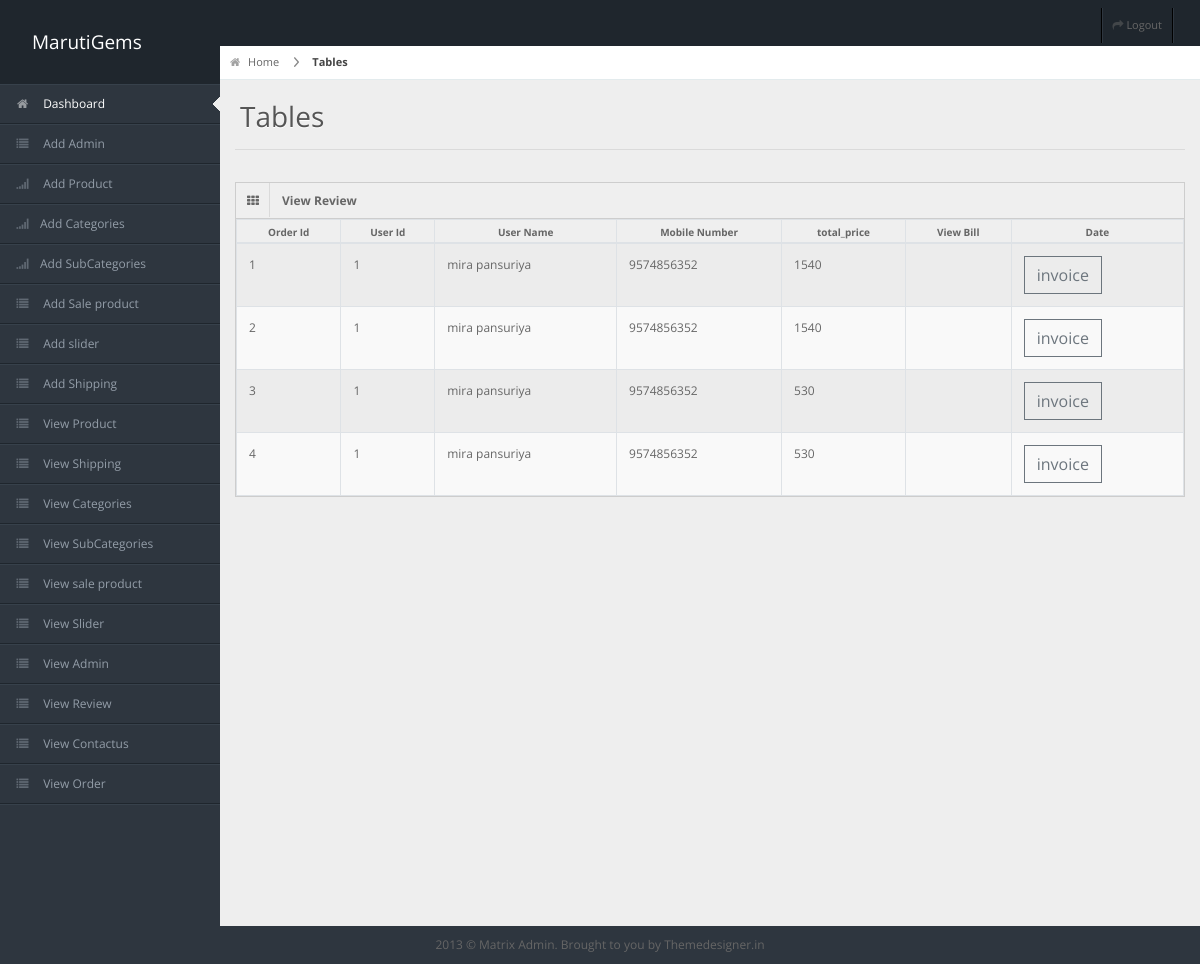
/index.php/admin/Admin/view_order, run on an earlier commit of the app's database.
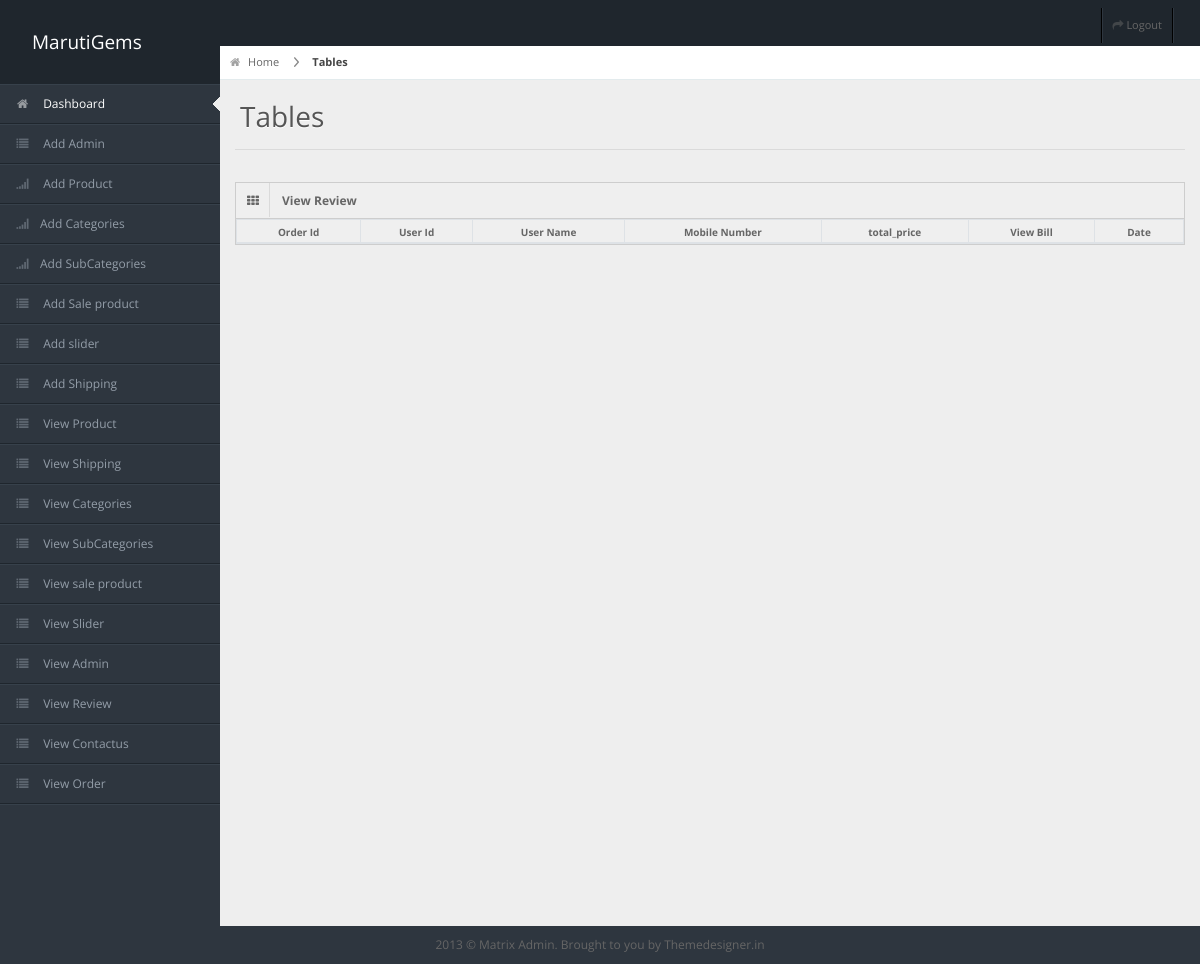
And on a later commit of the database.
### tables this page shows
CREATE TABLE `order` (
  `order_id` int(11) NOT NULL,
  `user_id` int(11) NOT NULL,
  `sub_total` bigint(20) NOT NULL,
  `shipping_id` int(11) NOT NULL,
  `total` bigint(20) NOT NULL
);

CREATE TABLE `registration` (
  `user_id` int(11) NOT NULL,
  `f_name` varchar(30) NOT NULL,
  `l_name` varchar(30) NOT NULL,
  `company_name` varchar(50) NOT NULL,
  `address` varchar(50) NOT NULL,
  `country` varchar(10) NOT NULL,
  `state` varchar(10) NOT NULL,
  `city` varchar(10) NOT NULL,
  `zip` bigint(20) NOT NULL,
  `email_id` varchar(30) NOT NULL,
  `password` varchar(8) NOT NULL,
  `phone_no` bigint(20) NOT NULL
);

### application/controllers/admin/Admin.php (called while the page is built, shortened)
<?php
class Admin extends CI_Controller {
    function __construct() {
        $this->load->model('admin_model');
        $this->load->library('form_validation');
    }
    public function view_order()
    {
        $data['order']=$this->admin_model->showdata_order();
        $this->load->view('admin/view_order',$data);
    }
}

### index.php (called while the page is built, shortened)
<?php
require_once BASEPATH.'core/CodeIgniter.php';

### application/models/Admin_model.php (called while the page is built, shortened)
<?php
class Admin_model extends CI_Model
{
    function showdata_order()
    {
        $this->db->select('*');
        $this->db->from('order');
        $this->db->join('registration', 'registration.user_id = order.user_id');
        $query = $this->db->get();
        $arr = $query->result_array();
		return $arr;
    }
}

### application/views/admin/view_order.php (the view, shortened to what this page needs)
<!DOCTYPE html>
<html lang="en">
<head>
  <link rel="stylesheet" href="<?php echo base_url(); ?>assets/css/bootstrap.min.css" />
  <link rel="stylesheet" href="<?php echo base_url(); ?>assets/css/bootstrap-responsive.min.css" />
  <link rel="stylesheet" href="<?php echo base_url(); ?>assets/css/uniform.css" />
  <link rel="stylesheet" href="<?php echo base_url(); ?>assets/css/select2.css" />
  <link rel="stylesheet" href="<?php echo base_url(); ?>assets/css/matrix-style.css" />
  <link rel="stylesheet" href="<?php echo base_url(); ?>assets/css/matrix-media.css" />
  <link href="<?php echo base_url(); ?>assets/font-awesome/css/font-awesome.css" rel="stylesheet" />
</head>
<body>
<div id="header">
  <p style="width: 100%; max-width: 140px; float: left; margin: 28px 0 0 32px; font-size: 19px; color: white;">MarutiGems</p>
</div>
<div id="user-nav" class="navbar navbar-inverse">
  <ul class="nav">
    <li class=""><a title="" href="<?php echo base_url('index.php/Login/logout'); ?>"><i class="icon icon-share-alt"></i> <span class="text">Logout</span></a></li>
  </ul>
</div>
<div id="sidebar"><a href="#" class="visible-phone"><i class="icon icon-home"></i> Dashboard</a>
  <ul>
    <li class="active"><a href="<?php echo base_url('index.php/admin/Admin'); ?>"><i class="icon icon-home"></i> <span>Dashboard</span></a> </li>
    <li><a href="<?php echo base_url('index.php/Login/registration'); ?>"><i class="icon icon-list"></i> <span>Add Admin</span></a> </li>
    <li> <a href="<?php echo base_url('index.php/admin/Admin/addproduct'); ?>"><i class="icon icon-signal"></i> <span>Add Product</span></a> </li>
        <li><a href="<?php echo base_url('index.php/admin/Admin/addcategories'); ?>"><i class="icon icon-signal"></i>Add Categories</a></li>
        <li><a href="<?php echo base_url('index.php/admin/Admin/addsubcategories'); ?>"><i class="icon icon-signal"></i>Add SubCategories</a></li>
    <li><a href="<?php echo base_url('index.php/admin/Admin/addsale_product'); ?>"><i class="icon icon-list"></i> <span>Add Sale product</span></a> </li>
    <li><a href="<?php echo base_url('index.php/admin/Admin/add_slider'); ?>"><i class="icon icon-list"></i> <span>Add slider</span></a> </li>
    <li><a href="<?php echo base_url('index.php/admin/Admin/add_shipping'); ?>"><i class="icon icon-list"></i> <span>Add Shipping</span></a> </li>
    <li><a href="<?php echo base_url('index.php/admin/Admin/view_product'); ?>"><i class="icon icon-list"></i> <span>View Product</span></a> </li>
    <li><a href="<?php echo base_url('index.php/admin/Admin/view_shipping'); ?>"><i class="icon icon-list"></i> <span>View Shipping</span></a> </li>
    <li><a href="<?php echo base_url('index.php/admin/Admin/view_categories'); ?>"><i class="icon icon-list"></i> <span>View Categories</span></a> </li>
    <li><a href="<?php echo base_url('index.php/admin/Admin/view_subcategories'); ?>"><i class="icon icon-list"></i> <span>View SubCategories</span></a> </li>
    <li><a href="<?php echo base_url('index.php/admin/Admin/showallsale_product'); ?>"><i class="icon icon-list"></i> <span>View sale product</span></a> </li>
    <li><a href="<?php echo base_url('index.php/admin/Admin/view_slider'); ?>"><i class="icon icon-list"></i> <span>View Slider</span></a> </li>
    <li><a href="<?php echo base_url('index.php/admin/Admin/view_admin'); ?>"><i class="icon icon-list"></i> <span>View Admin</span></a> </li>
    <li><a href="<?php echo base_url('index.php/admin/Admin/view_review'); ?>"><i class="icon icon-list"></i> <span>View Review</span></a> </li>
    <li><a href="<?php echo base_url('index.php/admin/Admin/view_contactus'); ?>"><i class="icon icon-list"></i> <span>View Contactus</span></a> </li>
    <li><a href="<?php echo base_url('index.php/admin/Admin/view_order'); ?>"><i class="icon icon-list"></i> <span>View Order</span></a> </li>
  </ul>
</div>
<div id="content">
  <div id="content-header">
    <div id="breadcrumb"> <a href="#" title="Go to Home" class="tip-bottom"><i class="icon-home"></i> Home</a> <a href="#" class="current">Tables</a> </div>
    <h1>Tables</h1>
  </div>
  <div class="container-fluid">
    <hr>
    <div class="row-fluid">
      <div class="span12">
        <div class="widget-box">
          <div class="widget-title"> <span class="icon"> <i class="icon-th"></i> </span>
            <h5>View Review</h5>
          </div>
          <div class="widget-content nopadding">
            <table class="table table-bordered table-striped">
                <thead>
                    <tr>
                    <th>Order Id</th>
                    <th>User Id</th>
                    <th>User Name</th>
                    <th>Mobile Number</th>
                    <th>total_price</th>
                    <th>View Bill</th>
                    <th>Date</th>
                    </tr>
                </thead>
                <tbody>
                <?php foreach($order as $row){ ?>
                <tr class="odd gradeX">
                    <td><?php echo $row['order_id']; ?></td>
                    <td><?php echo $row['user_id']; ?></td>
                    <td><?php echo $row['f_name']; ?>&nbsp;<?php echo $row['l_name']; ?></td>
                    <td><?php echo $row['phone_no']; ?></td>
                    <td><?php echo $row['total']; ?></td>
                    <td><?php echo $row['date']; ?></td>
                    <td><a href="<?php echo site_url('admin/Admin/view_invoice/') ?><?php echo $row['order_id']; ?>"> <button class="btn btn-outline-secondary" type="button" name="button" >invoice</button></td>
                </tr>
                <?php } ?>
                </tbody>
            </table>
          </div>
        </div>
      </div>
    </div>
  </div>
</div>
<div class="row-fluid">
  <div id="footer" class="span12"> 2013 &copy; Matrix Admin. Brought to you by <a href="http://themedesigner.in">Themedesigner.in</a> </div>
</div>
</body>
</html>

### assets/css/matrix-style.css (style rules this page uses)
* { outline: none !important; -moz-outline: none !important; }
html, body { height: 100% }
body { overflow-x: hidden; margin-top: -10px; font-family: 'Open Sans', sans-serif; font-size: 12px; color: #666; }
a { color: #666; }
select, textarea, input[type="text"], input[type="password"], input[type="datetime"], input[type="datetime-local"], input[type="date"], input[type="month"], input[type="time"], input[type="week"], input[type="number"], input[type="email"], input[type="url"], input[type="search"], input[type="tel"], input[type="color"], .uneditable-input, .label, .dropdown-menu, .btn, .well, .progress, .table-bordered, .btn-group>.btn:first-child, .btn-group>.btn:last-child, .btn-group>.btn:last-child, .btn-group>.dropdown-toggle, .alert { border-radius: 0px; }
#footer { padding: 10px; text-align: center; }
hr { border-top-color: #dadada; }
#header { height: 84px; position: relative; width: 100%; z-index: -9; }
#user-nav { position: absolute; right: 10px; top: 0px; z-index: 20; margin: 0; }
#user-nav>ul { margin: 0; padding: 0; list-style: none; border-right: 1px solid #2e363f; border-left: 1px solid #000; }
#user-nav>ul>li { float: left; list-style-type: none; margin: 0; position: relative; padding: 0; border-left: 1px solid #2e363f; border-right: 1px solid #000; }
#user-nav>ul>li>a { padding: 9px 10px; display: block; font-size: 11px; }
#user-nav>ul>li>a>i, #sidebar li a i { opacity: .5; margin-top: 2px; }
#sidebar { display: block; float: left; position: relative; width: 220px; z-index: 16; }
#sidebar>ul { list-style: none; margin: 0px 0 0; padding: 0; position: absolute; width: 220px; }
#sidebar>ul>li { display: block; position: relative; }
#sidebar>ul>li>a { padding: 10px 0 10px 15px; display: block; color: #939da8; }
#sidebar>ul>li>a>i { margin-right: 10px; }
#sidebar>ul>li.active>a { background: url("../img/menu-active.png") no-repeat scroll right center transparent !important; text-decoration: none; }
#content { background: none repeat scroll 0 0 #eeeeee; margin-left: 220px; margin-right: 0; padding-bottom: 25px; position: relative; min-height: 110%; width: auto; }
#content-header { position: abslute; width: 100%; margin-top: -38px; z-index: 20; }
#content-header h1 { color: #555555; font-size: 28px; font-weight: normal; float: none; text-shadow: 0 1px 0 #ffffff; margin-left: 20px; position: relative; }
#content-header h1, #content-header .btn-group { margin-top: 20px; }
#breadcrumb { background-color: #fff; border-bottom: 1px solid #e3ebed; }
#breadcrumb a { padding: 8px 20px 8px 10px; display: inline-block; background-image: url('../img/breadcrumb.png'); background-position: center right; background-repeat: no-repeat; font-size: 11px; color: #666666; }
#breadcrumb a:last-child { background-image: none; }
#breadcrumb a.current { font-weight: bold; color: #444444; }
#breadcrumb a i { margin-right: 5px; opacity: .6; }
.widget-box { background: none repeat scroll 0 0 #F9F9F9; border-left: 1px solid #CDCDCD; border-top: 1px solid #CDCDCD; border-right: 1px solid #CDCDCD; clear: both; margin-top: 16px; margin-bottom: 16px; position: relative; }
.widget-title, .modal-header, .table th, div.dataTables_wrapper .ui-widget-header { background: #efefef; border-bottom: 1px solid #CDCDCD; height: 36px; }
.widget-title span.icon { padding: 9px 10px 7px 11px; float: left; border-right: 1px solid #dadada; }
.widget-title h5 { color: #666; float: left; font-size: 12px; font-weight: bold; padding: 12px; line-height: 12px; margin: 0; }
.widget-content { padding: 15px; border-bottom: 1px solid #cdcdcd; }
.table th { height: auto; font-size: 10px; padding: 5px 10px 2px; border-bottom: 0; text-align: center; color: #666666; }
.nopadding { padding: 0 !important; }
.nopadding .table { margin-bottom: 0; }
.nopadding .table-bordered { border: 0; }
.btn, textarea, input[type="text"], input[type="password"], input[type="datetime"], input[type="datetime-local"], input[type="date"], input[type="month"], input[type="time"], input[type="week"], input[type="number"], input[type="email"], input[type="url"], input[type="search"], input[type="tel"], input[type="color"], .uneditable-input { box-shadow: none; }
.progress, .progress-success .bar, .progress .bar-success, .progress-warning .bar, .progress .bar-warning, .progress-danger .bar, .progress .bar-danger, .progress-info .bar, .progress .bar-info, .btn, .btn-primary { background-image: none; }

What changed in the data, as far as the page shows it:
removed order: order_id "1", user.user_id "1", user.f_name "mira", user.l_name "pansuriya", user.phone_no "9574856352", total "1540"
removed order: order_id "2", user.user_id "1", user.f_name "mira", user.l_name "pansuriya", user.phone_no "9574856352", total "1540"
removed order: order_id "3", user.user_id "1", user.f_name "mira", user.l_name "pansuriya", user.phone_no "9574856352", total "530"
removed order: order_id "4", user.user_id "1", user.f_name "mira", user.l_name "pansuriya", user.phone_no "9574856352", total "530"
